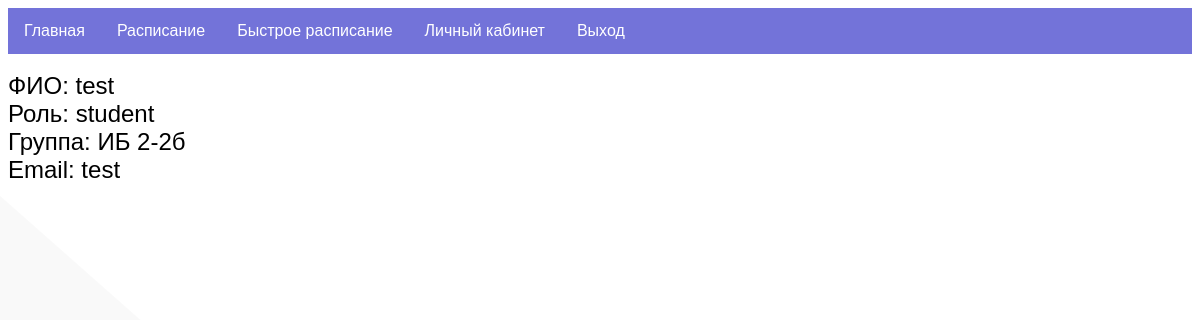
The page /profile (signed in) on the database as committed earlier.
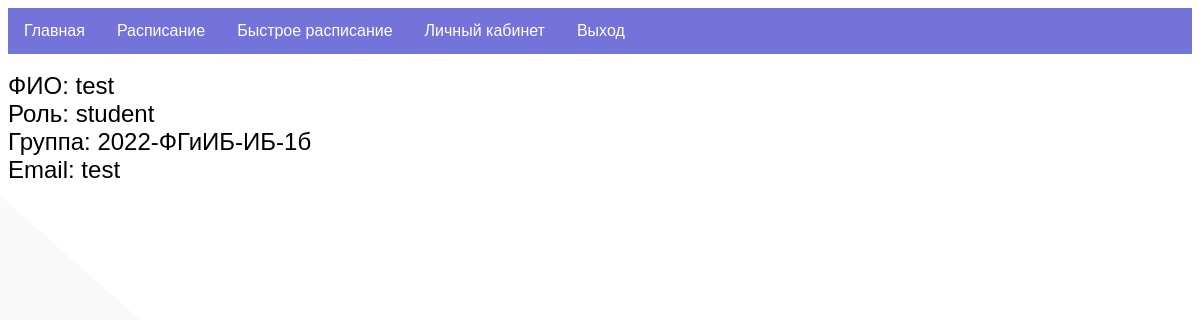
The same page on the database as committed later.
### tables this page shows
CREATE TABLE mainmenu (
id integer PRIMARY KEY AUTOINCREMENT,
title text NOT NULL,
url text NOT NULL
);

CREATE TABLE "users" (
	"id"	integer,
	"name"	text NOT NULL,
	"role"	text,
	"group_name"	TEXT,
	"email"	text NOT NULL,
	"psw"	text NOT NULL,
	"code"	TEXT,
	PRIMARY KEY("id" AUTOINCREMENT)
);

### main.py (the view)
@app.route("/profile")
@login_required
def profile():
    user = current_user.get_id()
    role = dbase.getUserRole(user)
    return render_template("profile.html", menu=dbase.getMenu(), role=role, user=dbase.getUserInfo(user), title="Личный кабинет")

### DataBase.py (called while the page is built)
    def getMenu(self):
        sql = '''SELECT * FROM mainmenu'''
        try:
            self.__cur.execute(sql)
            res = self.__cur.fetchall()
            if res: return res
        except:
            print("Ошибка чтения из БД")
        return []

    def getUser(self, user_id):
        try:
            self .__cur.execute(f"SELECT * FROM users WHERE id = '{user_id}' LIMIT 1")
            res = self.__cur.fetchone()
            return res
        except sqlite3.Error as e:
            print("Ошибка получения данных из БД "+str(e))
        return False

    def getUserInfo(self, user):
        try:
            self .__cur.execute(f"SELECT * FROM users WHERE id = '{user}' LIMIT 1")
            res = self.__cur.fetchone()
            return res
        except sqlite3.Error as e:
            print("Ошибка получения данных из БД "+str(e))
        return False

    def getUserRole(self, user):
        try:
            [res], = self.__cur.execute('SELECT role FROM users WHERE id=?', (user,))
            return res
        except sqlite3.Error as e:
            print("Ошибка получения данных из БД "+str(e))
        return False

### UserLogin.py (called while the page is built)
    def fromDB(self, user_id, db):
        self.__user = db.getUser(user_id)
        return self

    def get_id(self):
        return str(self.__user['id'])

### main.py (called while the page is built)
@login_manager.user_loader
def load_user(user_id):
    print("load_user")
    return UserLogin().fromDB(user_id, dbase)

def connect_db():
    conn = sqlite3.connect(app.config['DATABASE'])
    conn.row_factory = sqlite3.Row
    return conn

def get_db():
    if not hasattr(g, 'link_db'):
        g.link_db = connect_db()
    return g.link_db

@app.before_request
def before_request():
    global dbase
    db = get_db()
    dbase = DataBase(db)

### templates/profile.html
{% include 'base.html' %}
{% block content -%}
    {% block user -%}
    <br><a1>ФИО: {{user.name}}</a1><br>
        <a1>Роль: {{user.role}}</a1><br>
        <a1>Группа: {{user.group_name}}</a1><br>
        <a1>Email: {{user.email}}</a1>
    {% endblock user -%}
{% endblock content -%}

### templates/base.html (shortened to what this page needs)
<!DOCTYPE html>
<html lang="en">
<head>
  <link href="static/style.css" rel="stylesheet">
</head>
<body>
    <nav class='nav-content'>
        {% block content -%}
            {% block mainmenu -%}
                <ul class="mainmenu">
                {% for m in menu -%}
                    <li><a href="{{m.url}}">{{m.title}}</a></li>
                {% endfor -%}
                {% if role == 'student' %}
                    <li><a href="schedule">Быстрое расписание</a></li>
                    <li><a href="profile">Личный кабинет</a></li>
                    <li><a href="logout">Выход</a></li>
                {% endif %}
                </ul>
            {% endblock mainmenu -%}
        {% endblock content -%}
    </nav>
</body>
</html>

### static/style.css (style rules this page uses)
body { background-color: #ffffff; background-attachment: fixed; -webkit-background-size: cover; -moz-background-size: cover; -o-background-size: cover; background-size: cover; }
a1 { font-family: Arial, Helvetica, sans-serif; font-size:150%; }
ul { list-style-type: none; margin: 0; padding: 0; overflow: hidden; background-color: #7373D9; font-family: Arial, Helvetica, sans-serif; }
li { float: left; }
li a { display: block; color: white; text-align: center; padding: 14px 16px; text-decoration: none; }

Rows that differ between the two databases and show on the page:
changed users "test": group_name "ИБ 2-2б" → "2022-ФГиИБ-ИБ-1б"
